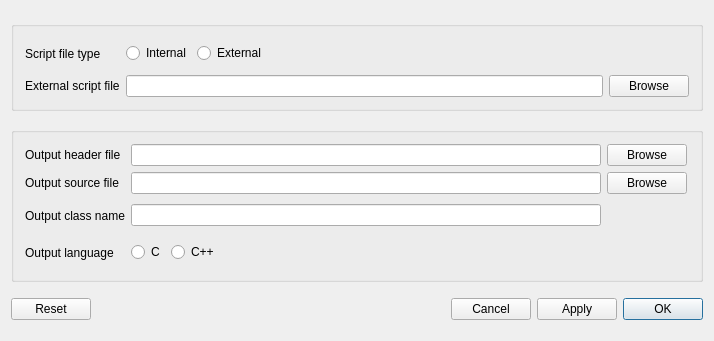
<?xml version="1.0" encoding="UTF-8"?>
<ui version="4.0">
 <class>COutputFileSettingsBaseDialog</class>
 <widget class="QDialog" name="COutputFileSettingsBaseDialog">
  <property name="geometry">
   <rect>
    <x>0</x>
    <y>0</y>
    <width>714</width>
    <height>341</height>
   </rect>
  </property>
  <property name="windowTitle">
   <string>Output File Settings</string>
  </property>
  <layout class="QGridLayout">
   <item row="0" column="0">
    <widget class="Q3GroupBox" name="m_groupboxscriptfiletype">
     <property name="sizePolicy">
      <sizepolicy hsizetype="Preferred" vsizetype="Fixed">
       <horstretch>0</horstretch>
       <verstretch>0</verstretch>
      </sizepolicy>
     </property>
     <property name="title">
      <string/>
     </property>
     <layout class="QGridLayout">
      <item row="0" column="0">
       <widget class="QLabel" name="m_textscriptfiletype">
        <property name="text">
         <string>Script file type</string>
        </property>
        <property name="wordWrap">
         <bool>false</bool>
        </property>
       </widget>
      </item>
      <item row="1" column="0">
       <widget class="QLabel" name="m_textexternalscript">
        <property name="text">
         <string>External script file</string>
        </property>
        <property name="wordWrap">
         <bool>false</bool>
        </property>
       </widget>
      </item>
      <item row="1" column="2">
       <widget class="QPushButton" name="m_pushbuttonexternalbrowse">
        <property name="sizePolicy">
         <sizepolicy hsizetype="Fixed" vsizetype="Fixed">
          <horstretch>0</horstretch>
          <verstretch>0</verstretch>
         </sizepolicy>
        </property>
        <property name="text">
         <string>Browse</string>
        </property>
        <property name="autoDefault">
         <bool>false</bool>
        </property>
       </widget>
      </item>
      <item row="0" column="2">
       <spacer name="spacer2_2">
        <property name="orientation">
         <enum>Qt::Horizontal</enum>
        </property>
        <property name="sizeType">
         <enum>QSizePolicy::Preferred</enum>
        </property>
        <property name="sizeHint" stdset="0">
         <size>
          <width>80</width>
          <height>31</height>
         </size>
        </property>
       </spacer>
      </item>
      <item row="0" column="1">
       <layout class="QHBoxLayout">
        <item>
         <widget class="QRadioButton" name="m_radiointernal">
          <property name="text">
           <string>Internal</string>
          </property>
         </widget>
        </item>
        <item>
         <widget class="QRadioButton" name="m_radioexternal">
          <property name="text">
           <string>External</string>
          </property>
         </widget>
        </item>
        <item>
         <spacer name="spacer15_2">
          <property name="orientation">
           <enum>Qt::Horizontal</enum>
          </property>
          <property name="sizeType">
           <enum>QSizePolicy::Expanding</enum>
          </property>
          <property name="sizeHint" stdset="0">
           <size>
            <width>210</width>
            <height>31</height>
           </size>
          </property>
         </spacer>
        </item>
       </layout>
      </item>
      <item row="1" column="1">
       <widget class="QLineEdit" name="m_editexternalscript"/>
      </item>
     </layout>
    </widget>
   </item>
   <item row="1" column="0">
    <widget class="Q3GroupBox" name="m_groupboxoutputfiles">
     <property name="sizePolicy">
      <sizepolicy hsizetype="Minimum" vsizetype="Fixed">
       <horstretch>0</horstretch>
       <verstretch>0</verstretch>
      </sizepolicy>
     </property>
     <property name="title">
      <string/>
     </property>
     <layout class="QGridLayout">
      <item row="0" column="2">
       <widget class="QPushButton" name="m_pushbuttonheaderbrowse">
        <property name="sizePolicy">
         <sizepolicy hsizetype="Fixed" vsizetype="Fixed">
          <horstretch>0</horstretch>
          <verstretch>0</verstretch>
         </sizepolicy>
        </property>
        <property name="text">
         <string>Browse</string>
        </property>
        <property name="autoDefault">
         <bool>false</bool>
        </property>
       </widget>
      </item>
      <item row="3" column="1">
       <layout class="QHBoxLayout">
        <item>
         <widget class="QRadioButton" name="m_radioc">
          <property name="text">
           <string>C</string>
          </property>
         </widget>
        </item>
        <item>
         <widget class="QRadioButton" name="m_radiocpp">
          <property name="text">
           <string>C++</string>
          </property>
         </widget>
        </item>
        <item>
         <spacer name="spacer14_2">
          <property name="orientation">
           <enum>Qt::Horizontal</enum>
          </property>
          <property name="sizeType">
           <enum>QSizePolicy::Expanding</enum>
          </property>
          <property name="sizeHint" stdset="0">
           <size>
            <width>301</width>
            <height>31</height>
           </size>
          </property>
         </spacer>
        </item>
       </layout>
      </item>
      <item row="0" column="0">
       <widget class="QLabel" name="m_textoutputheader">
        <property name="text">
         <string>Output header file</string>
        </property>
        <property name="wordWrap">
         <bool>false</bool>
        </property>
       </widget>
      </item>
      <item row="2" column="2">
       <spacer name="spacer12">
        <property name="orientation">
         <enum>Qt::Horizontal</enum>
        </property>
        <property name="sizeType">
         <enum>QSizePolicy::Fixed</enum>
        </property>
        <property name="sizeHint" stdset="0">
         <size>
          <width>82</width>
          <height>31</height>
         </size>
        </property>
       </spacer>
      </item>
      <item row="3" column="2">
       <spacer name="spacer10">
        <property name="orientation">
         <enum>Qt::Horizontal</enum>
        </property>
        <property name="sizeType">
         <enum>QSizePolicy::Fixed</enum>
        </property>
        <property name="sizeHint" stdset="0">
         <size>
          <width>82</width>
          <height>31</height>
         </size>
        </property>
       </spacer>
      </item>
      <item row="1" column="2">
       <widget class="QPushButton" name="m_pushbuttonsourcebrowse">
        <property name="sizePolicy">
         <sizepolicy hsizetype="Fixed" vsizetype="Fixed">
          <horstretch>0</horstretch>
          <verstretch>0</verstretch>
         </sizepolicy>
        </property>
        <property name="text">
         <string>Browse</string>
        </property>
        <property name="autoDefault">
         <bool>false</bool>
        </property>
       </widget>
      </item>
      <item row="1" column="1">
       <widget class="QLineEdit" name="m_editoutputsourcefile"/>
      </item>
      <item row="2" column="1">
       <widget class="QLineEdit" name="m_editoutputclassname"/>
      </item>
      <item row="0" column="1">
       <widget class="QLineEdit" name="m_editoutputheaderfile"/>
      </item>
      <item row="3" column="0">
       <widget class="QLabel" name="m_textoutputlanguage">
        <property name="text">
         <string>Output language</string>
        </property>
        <property name="wordWrap">
         <bool>false</bool>
        </property>
       </widget>
      </item>
      <item row="2" column="0">
       <widget class="QLabel" name="m_textoutputclass">
        <property name="text">
         <string>Output class name</string>
        </property>
        <property name="wordWrap">
         <bool>false</bool>
        </property>
       </widget>
      </item>
      <item row="1" column="0">
       <widget class="QLabel" name="m_textoutputsource">
        <property name="text">
         <string>Output source file</string>
        </property>
        <property name="wordWrap">
         <bool>false</bool>
        </property>
       </widget>
      </item>
     </layout>
    </widget>
   </item>
   <item row="2" column="0">
    <layout class="QHBoxLayout">
     <item>
      <widget class="QPushButton" name="m_pushbuttonreset">
       <property name="text">
        <string>Reset</string>
       </property>
       <property name="autoDefault">
        <bool>false</bool>
       </property>
      </widget>
     </item>
     <item>
      <spacer name="spacer48">
       <property name="orientation">
        <enum>Qt::Horizontal</enum>
       </property>
       <property name="sizeType">
        <enum>QSizePolicy::Expanding</enum>
       </property>
       <property name="sizeHint" stdset="0">
        <size>
         <width>80</width>
         <height>21</height>
        </size>
       </property>
      </spacer>
     </item>
     <item>
      <widget class="QPushButton" name="m_pushbuttoncancel">
       <property name="text">
        <string>Cancel</string>
       </property>
       <property name="autoDefault">
        <bool>false</bool>
       </property>
      </widget>
     </item>
     <item>
      <widget class="QPushButton" name="m_pushbuttonapply">
       <property name="text">
        <string>Apply</string>
       </property>
       <property name="autoDefault">
        <bool>false</bool>
       </property>
      </widget>
     </item>
     <item>
      <widget class="QPushButton" name="m_pushbuttonok">
       <property name="text">
        <string>OK</string>
       </property>
      </widget>
     </item>
    </layout>
   </item>
  </layout>
 </widget>
 <layoutdefault spacing="6" margin="11"/>
 <pixmapfunction>qPixmapFromMimeSource</pixmapfunction>
 <customwidgets>
  <customwidget>
   <class>Q3GroupBox</class>
   <extends>QGroupBox</extends>
   <header>Qt3Support/Q3GroupBox</header>
   <container>1</container>
  </customwidget>
 </customwidgets>
 <resources/>
 <connections>
  <connection>
   <sender>m_radiointernal</sender>
   <signal>clicked()</signal>
   <receiver>COutputFileSettingsBaseDialog</receiver>
   <slot>radiointernal_clicked()</slot>
   <hints>
    <hint type="sourcelabel">
     <x>158</x>
     <y>47</y>
    </hint>
    <hint type="destinationlabel">
     <x>2</x>
     <y>21</y>
    </hint>
   </hints>
  </connection>
  <connection>
   <sender>m_radioexternal</sender>
   <signal>clicked()</signal>
   <receiver>COutputFileSettingsBaseDialog</receiver>
   <slot>radioexternal_clicked()</slot>
   <hints>
    <hint type="sourcelabel">
     <x>244</x>
     <y>52</y>
    </hint>
    <hint type="destinationlabel">
     <x>-1</x>
     <y>57</y>
    </hint>
   </hints>
  </connection>
  <connection>
   <sender>m_editexternalscript</sender>
   <signal>textEdited(QString)</signal>
   <receiver>COutputFileSettingsBaseDialog</receiver>
   <slot>editexternalscript_textChanged(QString)</slot>
   <hints>
    <hint type="sourcelabel">
     <x>249</x>
     <y>89</y>
    </hint>
    <hint type="destinationlabel">
     <x>13</x>
     <y>113</y>
    </hint>
   </hints>
  </connection>
  <connection>
   <sender>m_pushbuttonexternalbrowse</sender>
   <signal>clicked()</signal>
   <receiver>COutputFileSettingsBaseDialog</receiver>
   <slot>pushbuttonexternalbrowse_clicked()</slot>
   <hints>
    <hint type="sourcelabel">
     <x>651</x>
     <y>85</y>
    </hint>
    <hint type="destinationlabel">
     <x>3</x>
     <y>84</y>
    </hint>
   </hints>
  </connection>
  <connection>
   <sender>m_pushbuttonreset</sender>
   <signal>clicked()</signal>
   <receiver>COutputFileSettingsBaseDialog</receiver>
   <slot>pushbuttonreset_clicked()</slot>
   <hints>
    <hint type="sourcelabel">
     <x>31</x>
     <y>309</y>
    </hint>
    <hint type="destinationlabel">
     <x>3</x>
     <y>309</y>
    </hint>
   </hints>
  </connection>
  <connection>
   <sender>m_pushbuttoncancel</sender>
   <signal>clicked()</signal>
   <receiver>COutputFileSettingsBaseDialog</receiver>
   <slot>pushbuttonreset_clicked()</slot>
   <hints>
    <hint type="sourcelabel">
     <x>468</x>
     <y>307</y>
    </hint>
    <hint type="destinationlabel">
     <x>5</x>
     <y>289</y>
    </hint>
   </hints>
  </connection>
  <connection>
   <sender>m_pushbuttonapply</sender>
   <signal>clicked()</signal>
   <receiver>COutputFileSettingsBaseDialog</receiver>
   <slot>pushbuttonapply_clicked()</slot>
   <hints>
    <hint type="sourcelabel">
     <x>564</x>
     <y>317</y>
    </hint>
    <hint type="destinationlabel">
     <x>11</x>
     <y>336</y>
    </hint>
   </hints>
  </connection>
  <connection>
   <sender>m_pushbuttonok</sender>
   <signal>clicked()</signal>
   <receiver>COutputFileSettingsBaseDialog</receiver>
   <slot>pushbuttonok_clicked()</slot>
   <hints>
    <hint type="sourcelabel">
     <x>647</x>
     <y>313</y>
    </hint>
    <hint type="destinationlabel">
     <x>6</x>
     <y>245</y>
    </hint>
   </hints>
  </connection>
  <connection>
   <sender>m_radioc</sender>
   <signal>clicked()</signal>
   <receiver>COutputFileSettingsBaseDialog</receiver>
   <slot>radioc_clicked()</slot>
   <hints>
    <hint type="sourcelabel">
     <x>164</x>
     <y>261</y>
    </hint>
    <hint type="destinationlabel">
     <x>2</x>
     <y>278</y>
    </hint>
   </hints>
  </connection>
  <connection>
   <sender>m_radiocpp</sender>
   <signal>clicked()</signal>
   <receiver>COutputFileSettingsBaseDialog</receiver>
   <slot>radiocpp_clicked()</slot>
   <hints>
    <hint type="sourcelabel">
     <x>208</x>
     <y>260</y>
    </hint>
    <hint type="destinationlabel">
     <x>8</x>
     <y>270</y>
    </hint>
   </hints>
  </connection>
  <connection>
   <sender>m_editoutputheaderfile</sender>
   <signal>textEdited(QString)</signal>
   <receiver>COutputFileSettingsBaseDialog</receiver>
   <slot>editoutputheaderfile_textChanged(QString)</slot>
   <hints>
    <hint type="sourcelabel">
     <x>193</x>
     <y>155</y>
    </hint>
    <hint type="destinationlabel">
     <x>6</x>
     <y>159</y>
    </hint>
   </hints>
  </connection>
  <connection>
   <sender>m_editoutputsourcefile</sender>
   <signal>textChanged(QString)</signal>
   <receiver>COutputFileSettingsBaseDialog</receiver>
   <slot>editoutputsourcefile_textChanged(QString)</slot>
   <hints>
    <hint type="sourcelabel">
     <x>187</x>
     <y>191</y>
    </hint>
    <hint type="destinationlabel">
     <x>3</x>
     <y>199</y>
    </hint>
   </hints>
  </connection>
  <connection>
   <sender>m_editoutputclassname</sender>
   <signal>textChanged(QString)</signal>
   <receiver>COutputFileSettingsBaseDialog</receiver>
   <slot>editoutputclassname_textChanged(QString)</slot>
   <hints>
    <hint type="sourcelabel">
     <x>302</x>
     <y>226</y>
    </hint>
    <hint type="destinationlabel">
     <x>4</x>
     <y>230</y>
    </hint>
   </hints>
  </connection>
  <connection>
   <sender>m_pushbuttonheaderbrowse</sender>
   <signal>clicked()</signal>
   <receiver>COutputFileSettingsBaseDialog</receiver>
   <slot>pushbuttonheaderbrowse_clicked()</slot>
   <hints>
    <hint type="sourcelabel">
     <x>633</x>
     <y>149</y>
    </hint>
    <hint type="destinationlabel">
     <x>1</x>
     <y>133</y>
    </hint>
   </hints>
  </connection>
  <connection>
   <sender>m_pushbuttonsourcebrowse</sender>
   <signal>clicked()</signal>
   <receiver>COutputFileSettingsBaseDialog</receiver>
   <slot>pushbuttonsourcebrowse_clicked()</slot>
   <hints>
    <hint type="sourcelabel">
     <x>657</x>
     <y>187</y>
    </hint>
    <hint type="destinationlabel">
     <x>3</x>
     <y>192</y>
    </hint>
   </hints>
  </connection>
  <connection>
   <sender>m_editexternalscript</sender>
   <signal>textChanged(QString)</signal>
   <receiver>COutputFileSettingsBaseDialog</receiver>
   <slot>editexternalscript_textChanged(QString)</slot>
   <hints>
    <hint type="sourcelabel">
     <x>208</x>
     <y>93</y>
    </hint>
    <hint type="destinationlabel">
     <x>9</x>
     <y>-1</y>
    </hint>
   </hints>
  </connection>
  <connection>
   <sender>m_editoutputheaderfile</sender>
   <signal>textChanged(QString)</signal>
   <receiver>COutputFileSettingsBaseDialog</receiver>
   <slot>editoutputheaderfile_textChanged(QString)</slot>
   <hints>
    <hint type="sourcelabel">
     <x>329</x>
     <y>155</y>
    </hint>
    <hint type="destinationlabel">
     <x>710</x>
     <y>120</y>
    </hint>
   </hints>
  </connection>
  <connection>
   <sender>m_editoutputsourcefile</sender>
   <signal>textChanged(QString)</signal>
   <receiver>COutputFileSettingsBaseDialog</receiver>
   <slot>editoutputsourcefile_textChanged(QString)</slot>
   <hints>
    <hint type="sourcelabel">
     <x>551</x>
     <y>180</y>
    </hint>
    <hint type="destinationlabel">
     <x>713</x>
     <y>190</y>
    </hint>
   </hints>
  </connection>
  <connection>
   <sender>m_pushbuttoncancel</sender>
   <signal>clicked()</signal>
   <receiver>COutputFileSettingsBaseDialog</receiver>
   <slot>pushbuttoncancel_clicked()</slot>
   <hints>
    <hint type="sourcelabel">
     <x>487</x>
     <y>308</y>
    </hint>
    <hint type="destinationlabel">
     <x>718</x>
     <y>237</y>
    </hint>
   </hints>
  </connection>
  <connection>
   <sender>m_pushbuttonapply</sender>
   <signal>clicked()</signal>
   <receiver>COutputFileSettingsBaseDialog</receiver>
   <slot>pushbuttonapply_clicked()</slot>
   <hints>
    <hint type="sourcelabel">
     <x>599</x>
     <y>304</y>
    </hint>
    <hint type="destinationlabel">
     <x>722</x>
     <y>302</y>
    </hint>
   </hints>
  </connection>
  <connection>
   <sender>m_pushbuttonok</sender>
   <signal>clicked()</signal>
   <receiver>COutputFileSettingsBaseDialog</receiver>
   <slot>pushbuttonok_clicked()</slot>
   <hints>
    <hint type="sourcelabel">
     <x>668</x>
     <y>318</y>
    </hint>
    <hint type="destinationlabel">
     <x>698</x>
     <y>336</y>
    </hint>
   </hints>
  </connection>
 </connections>
 <slots>
  <slot>editexternalscript_textChanged(QString)</slot>
  <slot>editoutputheaderfile_textChanged(QString)</slot>
  <slot>editoutputsourcefile_textChanged(QString)</slot>
  <slot>editoutputclassname_textChanged(QString)</slot>
  <slot>pushbuttonok_clicked()</slot>
  <slot>pushbuttonapply_clicked()</slot>
  <slot>pushbuttoncancel_clicked()</slot>
  <slot>pushbuttonreset_clicked()</slot>
  <slot>pushbuttonexternalbrowse_clicked()</slot>
  <slot>pushbuttonheaderbrowse_clicked()</slot>
  <slot>pushbuttonsourcebrowse_clicked()</slot>
  <slot>radiointernal_clicked()</slot>
  <slot>radioexternal_clicked()</slot>
  <slot>radioc_clicked()</slot>
  <slot>radiocpp_clicked()</slot>
 </slots>
</ui>
